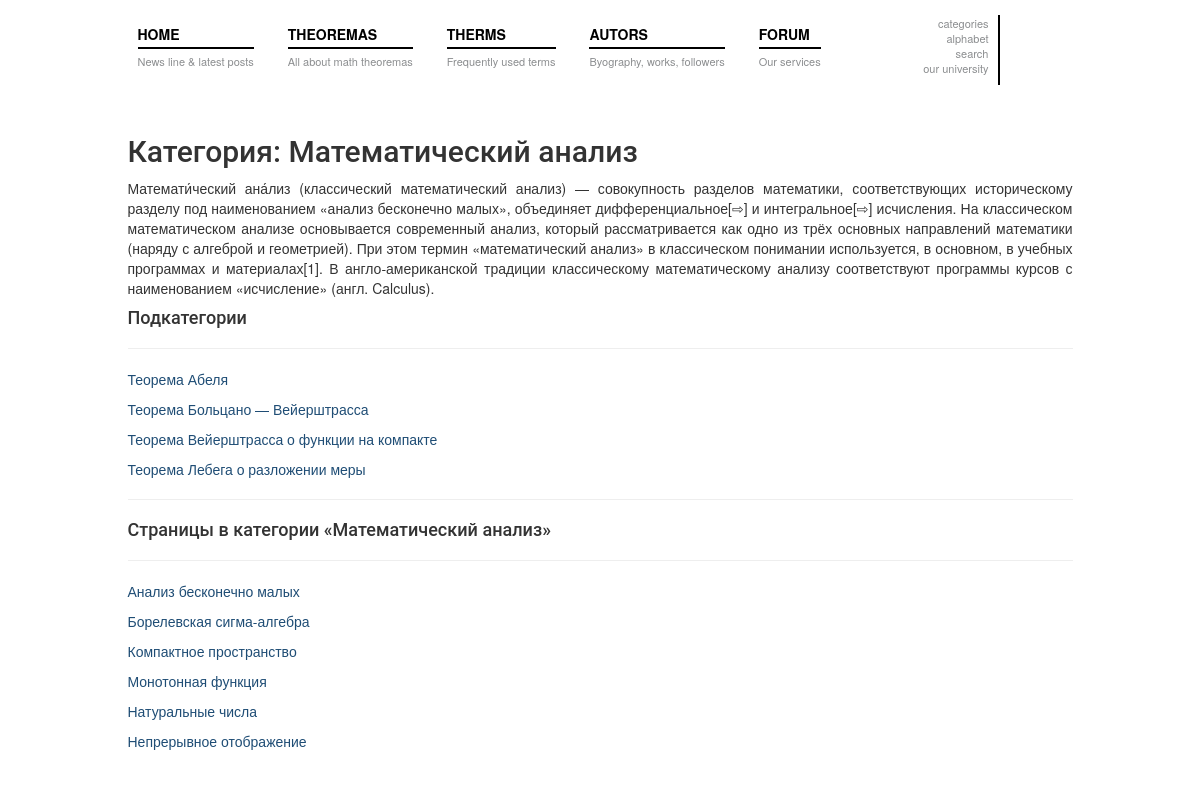
Screenshot of /categories/1 with the database file from the repository.
### matan/models.py (models this page shows, shortened)
class Categories(models.Model):
    title = models.CharField(max_length=100, verbose_name=u'Категория')
    text = models.TextField(null=True, verbose_name=u'Текст')
    theorem = models.ManyToManyField('Theorem', verbose_name=u'Теорема')
    term = models.ManyToManyField('Term', verbose_name=u'Термин')

class Theorem(models.Model):
    title = models.CharField(max_length=100, verbose_name=u'Теорема')
    substantiation = models.TextField(verbose_name=u'Доказательство')
    author = models.ManyToManyField('Author', verbose_name=u'Автор')
    term = models.ManyToManyField('Term', verbose_name=u'Термин')
    class Meta:
        ordering=['title']
    def __unicode__(self):
        return self.title
    '''
    def save(self):
        for i in Term.objects.all():
            if re.search(i.title, self.substantiation):
                i.theorem = self
                self.terms = True

    и потом вызывать другой метод, уже в представлениях, который будет отбирать дочерние элементы theorem.term_set.all() и отображать их
    позже обдумаю - помогу дописать. сейчас уже спать))

    идея состояла в том, что перед сохранением - выполнить проверку на вхождение в текст имеющихся терминов. и потом, при рендере теоремы
    во вьюшке - уже знать какие термины находятся внутри, и парсить (разделять текст ради ссылок) только по ним.
    только идея не совсем идеальна, после сохранения теоремы могут быть добавлены новые термины. которые тоже будут внутри главного текста теоремы

    скорее всего вся логика ляжет на views
    '''
    class Meta:
        ordering=['title']

class Term(models.Model):
    title = models.CharField(max_length=100, verbose_name=u'Термин')
    determination = models.TextField(verbose_name=u'Определение')
    class Meta:
        ordering=['title']

### matan/views.py (the view)
# urls.py: url(r'^categories/(?P<pk>\d+)$', views.CategoriesDetail.as_view(), name='categories_detail'),
class CategoriesDetail(DetailView):
    model = Categories
    template_name = 'matan/categories_detail.html'
    context_object_name = 'categories'

### matan/templates/matan/categories_detail.html (shortened to what this page needs)
{% extends 'matan/base.html' %}
{% block content %}
            <h2>Категория: {{ categories.title }}</h2>
            <p class="text-justify">{{ categories.text }}</p>
            <h4>Подкатегории</h4>
            <hr>
            {% for theorem in categories.theorem.all %}
            <p><a href="{% url 'theorem_detail' pk=theorem.id %}">{{ theorem }}</a></p>
        {% endfor %}
            <hr>
            <h4>Страницы в категории «{{ categories.title }}»</h4>
            <hr>
            {% for term in categories.term.all %}
                <p><a href="{% url 'term_detail' pk=term.id %}">{{ term.title }}</a></p>
            {% endfor %}
{% endblock %}

### matan/static/css/custom.css (style rules this page uses)
html, body, div, span, applet, object, iframe, h1, h2, h3, h4, h5, h6, p, blockquote, pre, a, abbr, acronym, address, big, cite, code, del, dfn, em, img, ins, kbd, q, s, samp, small, strike, strong, sub, sup, tt, var, b, u, i, center, dl, dt, dd, ol, ul, li, fieldset, form, label, legend, table, caption, tbody, tfoot, thead, tr, th, td, article, aside, canvas, details, embed, figure, figcaption, footer, header, hgroup, menu, nav, output, ruby, section, summary, time, mark, audio, video { margin: 0; padding: 0; border: 0; font: inherit; font-size: 100%; vertical-align: baseline }
html { line-height: 1 }
body, html { min-width: 1071px }
html { -webkit-text-size-adjust: none; font-size: 62.5% }
body { font-size: 13px; font-family: DIN, sans-serif; color: #8c8e90 }
a { outline: none; -moz-transition: 0.1s all ease-in; -o-transition: 0.1s all ease-in; -webkit-transition: 0.1s all ease-in; transition: 0.1s all ease-in; text-decoration: none }

### matan/static/css/style.css (style rules this page uses)
h1, h2, h3, h4, h5, h6 { font-family: Roboto, Corbel, Avenir, 'Lucida Grande', 'Lucida Sans', sans-serif; }
a { color: #1F4D75; text-decoration: none; }

### rows the page displays
Categories: title "Математический анализ", text "Математи́ческий ана́лиз (классический математический анализ) — совокупность разделов математики, соответствующих историческому разделу под наименованием «анализ бесконечно малых», объединяет дифференциальное[⇨] и интегральное[⇨] исчисления. На классическом математическом анализе основывается современный анализ, который рассматривается как одно из трёх основных направлений математики (наряду с алгеброй и геометрией). При этом термин «математический анализ» в классическом понимании используется, в основном, в учебных программах и материалах[1]. В англо-американской традиции классическому математическому анализу соответствуют программы курсов с наименованием «исчисление» (англ. Calculus)."
Theorem: title "Теорема Абеля"
Theorem: title "Теорема Больцано — Вейерштрасса"
Theorem: title "Теорема Вейерштрасса о функции на компакте"
Theorem: title "Теорема Лебега о разложении меры"
Term: title "Анализ бесконечно малых"
Term: title "Борелевская сигма-алгебра"
Term: title "Компактное пространство"
Term: title "Монотонная функция"
Term: title "Натуральные числа"
Term: title "Непрерывное отображение"
